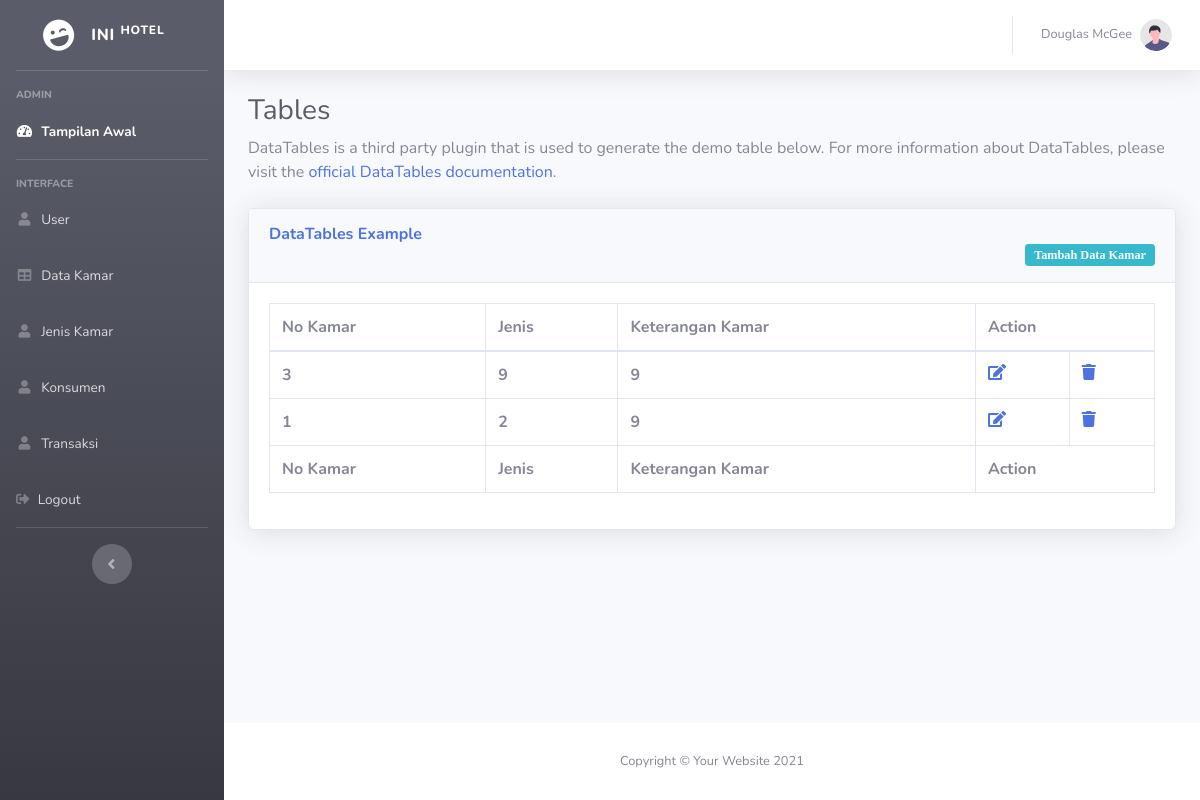
The page /index.php/kamar on the database its author committed.
### tables this page shows
CREATE TABLE `tbl_kamar` (
  `id` int(11) NOT NULL,
  `no_kamar` varchar(20) NOT NULL,
  `id_jenis` int(11) NOT NULL,
  `ket_kamar` text NOT NULL
);

### application/controllers/Kamar.php (called while the page is built, shortened)
<?php
class Kamar extends CI_Controller {
	public function index(){
		$this->load->model('M_kamar');
		$k['kamar'] = $this->M_kamar->kamar()->result();
		$this->load->view('ph_admin/navigasi_admin');
		$this->load->view('ph_admin/topbar');
		$this->load->view('kamar/kamar', $k);
		$this->load->view('ph_admin/header');
		$this->load->view('ph_admin/js');
		$this->load->view('ph_admin/footer');
	}
}

### index.php (called while the page is built, shortened)
<?php
require_once BASEPATH.'core/CodeIgniter.php';

### application/models/M_kamar.php (called while the page is built, shortened)
<?php
    class M_kamar extends CI_Model{
        function kamar(){
            return $this->db->get('tbl_kamar');
        }
    }
?>

### application/views/kamar/kamar.php (the view)
<div class="container-fluid">
    <h1 class="h3 mb-2 text-gray-800">Tables</h1>
    <p class="mb-4">DataTables is a third party plugin that is used to generate the demo table below.
        For more information about DataTables, please visit the <a target="_blank" href="">official DataTables documentation</a>.</p>
    <div class="card shadow mb-4">
        <div class="card-header py-3">
            <h6 class="m-0 font-weight-bold text-primary">DataTables Example</h6>
            <a href="<?= base_url('/kamar/tambah') ?>">
            <button class="btn btn-sm btn-info float-right " type=""><i class="fas fa_plus fa-sm">Tambah Data Kamar</i></button></a>
        </div>
        <div class="card-body">
            <div class="table-responsive">
                <table class="table table-bordered" id="dataTable" width="100%" cellspacing="0">
                    <thead>
                        <tr>
                            <th>No Kamar</th>
                            <th>Jenis</th>
                            <th>Keterangan Kamar</th>
                            <th colspan="2">Action</th>
                        </tr>
                    </thead>
                    <tfoot>
                        <tr>
                            <th>No Kamar</th>
                            <th>Jenis</th>
                            <th>Keterangan Kamar</th>
                            <th colspan="2">Action</th>
                        </tr>
                    </tfoot>
                    <tbody>
                        <?php $no = 1;
                        foreach ($kamar as $k) { ?>
                            <tr>
                                <th><?= $k->no_kamar ?></th>
                                <th><?= $k->id_jenis ?></th>
                                <th><?= $k->ket_kamar ?></th>
                                <th><a href="<?= base_url('/kamar/edit/' . $k->id) ?>"><i class="fas fa-edit"></a></th>
                                <th><a href="<?= base_url('/kamar/hapus/' . $k->id) ?>"><i class="fas fa-trash"></a></th>
                            </tr>
                        <?php $no++;
                        } ?>
                    </tbody>
                </table>
            </div>
        </div>
    </div>
</div>
</div>

### rows shown on the page
tbl_kamar: no_kamar "3", id_jenis "9", ket_kamar "9"
tbl_kamar: no_kamar "1", id_jenis "2", ket_kamar "9"
